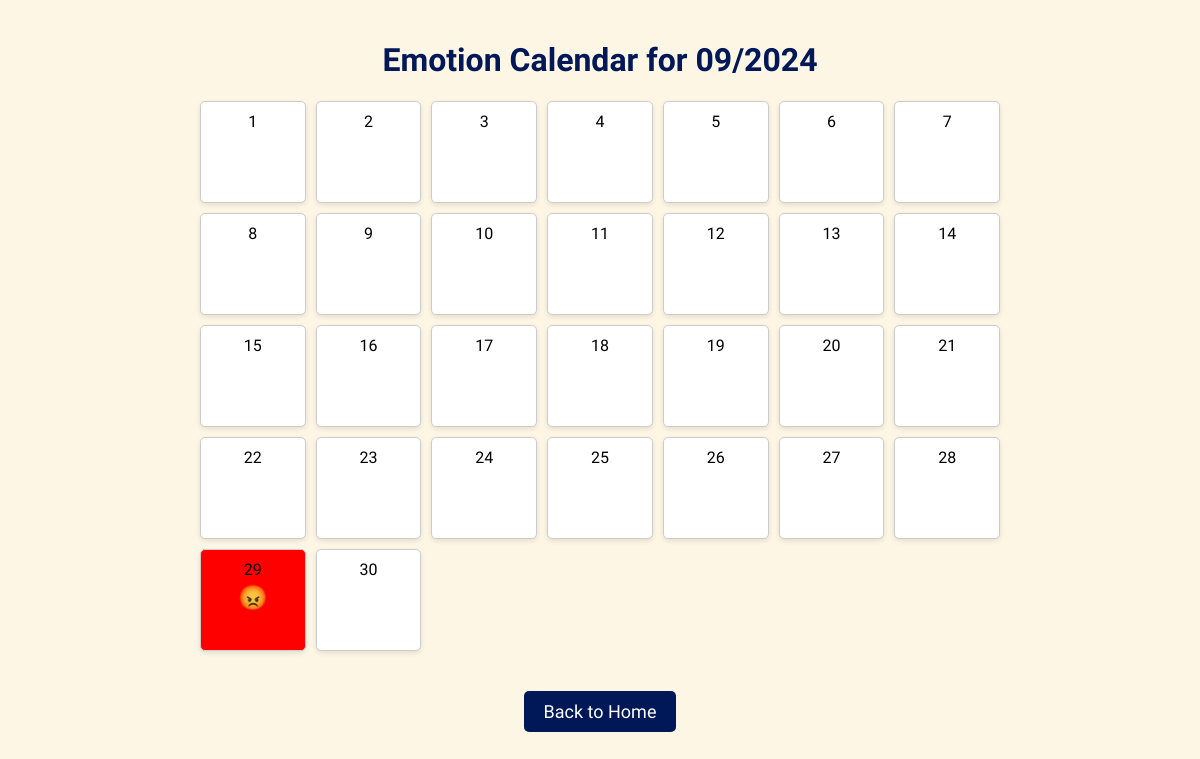
The page /calendar-view on the database as committed earlier.
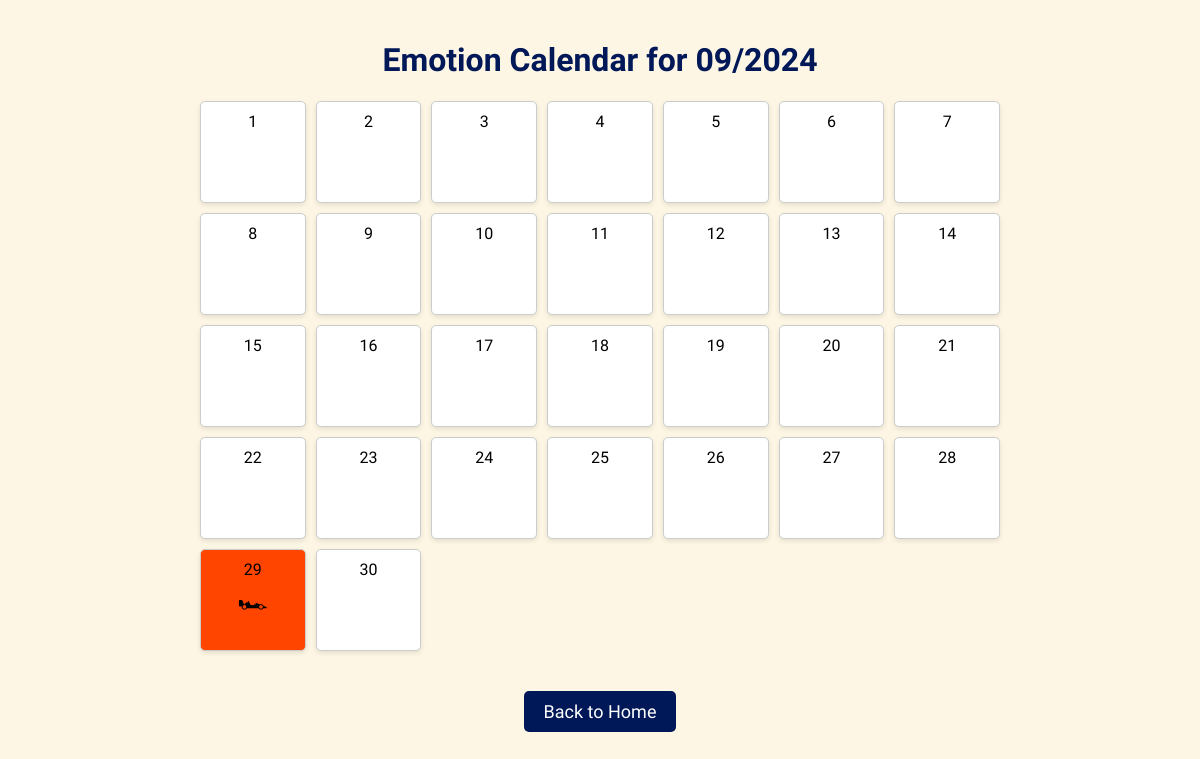
The same page on the database as committed later.
### tables this page shows
CREATE TABLE emotions (
            id INTEGER PRIMARY KEY AUTOINCREMENT,
            emotion TEXT NOT NULL,
            note TEXT,
            timestamp DATETIME DEFAULT CURRENT_TIMESTAMP
        );

### app.py (the view)
@app.route('/calendar-view', methods=['GET', 'POST'])
def calendar_view():
    selected_month = request.args.get('month', None)
    selected_year = request.args.get('year', None)
    if not selected_month or not selected_year:
        today = datetime.today()
        selected_month = today.strftime('%m')
        selected_year = today.strftime('%Y')
    selected_month_int = int(selected_month)
    selected_year_int = int(selected_year)
    conn = sqlite3.connect('emotions.db')
    cursor = conn.cursor()
    cursor.execute('''
        SELECT DATE(timestamp) as date, emotion FROM emotions
        WHERE strftime('%m', timestamp) = ? AND strftime('%Y', timestamp) = ?
    ''', (selected_month, selected_year))
    notes = cursor.fetchall()
    conn.close()
    calendar_data = {}
    for date, emotion in notes:
        calendar_data[date] = emotion
    num_days = calendar.monthrange(selected_year_int, selected_month_int)[1]
    emotion_colors = {
        'happy': '#FFD700',
        'excited': '#FF4500',
        'angry': '#FF0000',
        'sad': '#1E90FF',
        'calm': '#32CD32'
    }
    emotion_emojis = {
        'happy': '😊',
        'excited': '🏎',
        'angry': '😡',
        'sad': '😢',
        'calm': '😌',
    }
    return render_template('calendar.html',
                           calendar_data=calendar_data,
                           emotion_colors=emotion_colors,
                           emotion_emojis=emotion_emojis,
                           selected_month=selected_month,
                           selected_year=selected_year,
                           num_days=num_days)

### templates/calendar.html (shortened to what this page needs)
<!DOCTYPE html>
<html lang="en">
<head>
</head>
<body>
    <h1>Emotion Calendar for {{ selected_month }}/{{ selected_year }}</h1>
    <div class="calendar">
        {% for day in range(1, num_days + 1) %}
            <div class="day"
                 style="background-color: {{ emotion_colors.get(calendar_data.get(selected_year ~ '-' ~ selected_month ~ '-' ~ '%02d' | format(day)), '#ffffff') }}">
                <a href="/view-notes-by-date/{{ selected_year }}-{{ selected_month }}-{{ '%02d' | format(day) }}">
                    <div>{{ day }}</div>
                    {% if calendar_data.get(selected_year ~ '-' ~ selected_month ~ '-' ~ '%02d' | format(day)) %}
                        <div class="emoji">{{ emotion_emojis.get(calendar_data.get(selected_year ~ '-' ~ selected_month ~ '-' ~ '%02d' | format(day))) }}</div>
                    {% endif %}
                </a>
            </div>
        {% endfor %}
    </div>
    <a href="{{ url_for('index') }}" class="btn">Back to Home</a>
</body>
</html>

### templates/calendar.html (style rules this page uses)
body { font-family: 'Baloo 2', cursive; background-color: #fef6e4; text-align: center; margin: 0; padding: 20px; }
h1 { color: #001858; }
.calendar { display: grid; grid-template-columns: repeat(7, 1fr); gap: 10px; max-width: 800px; margin: 20px auto; }
.day { border: 1px solid #ccc; padding: 10px; text-align: center; background-color: #fff; border-radius: 5px; box-shadow: 0 2px 5px rgba(0, 0, 0, 0.1); transition: background-color 0.3s ease; min-height: 80px; }
.emoji { font-size: 24px; margin-top: 5px; }
a { text-decoration: none; color: inherit; }
.btn { display: inline-block; padding: 10px 20px; background-color: #001858; color: white; text-decoration: none; font-size: 18px; border-radius: 5px; margin-top: 20px; }

Rows that differ between the two databases and show on the page:
no longer on this page (row unchanged): emotions: get "😡"
added emotions: get "🏎"
Other text that changed with them:
new list line: "29"
list line gone: "29"
